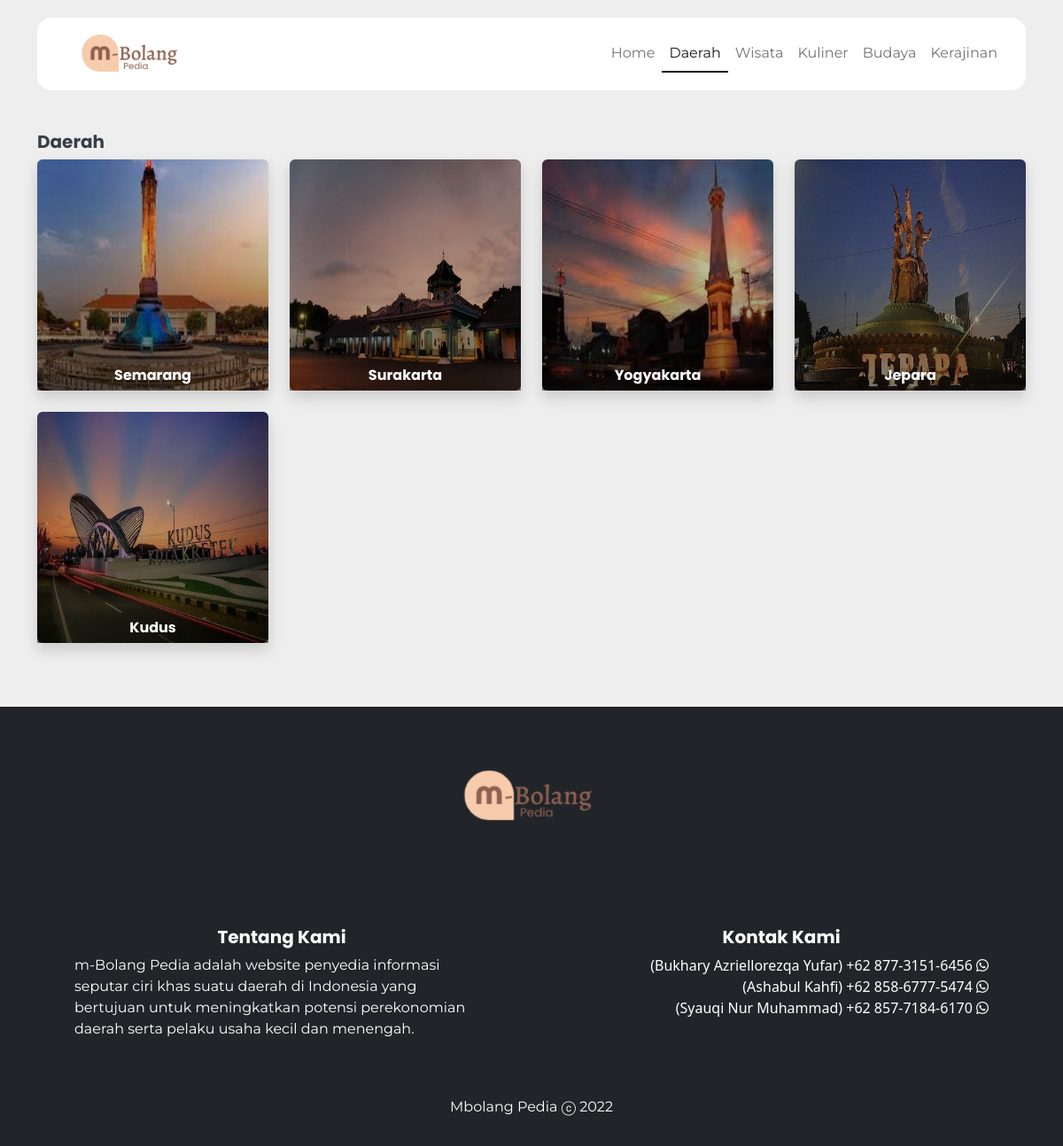
/index.php/home/daerah, run on the app's committed database.
### tables this page shows
CREATE TABLE `tb_kota` (
  `id_kota` int(11) NOT NULL,
  `name_kota` varchar(255) NOT NULL,
  `image_kota` varchar(255) NOT NULL,
  `description` text NOT NULL,
  `link` varchar(255) NOT NULL
);

### application/controllers/Home.php (called while the page is built, shortened)
<?php
class Home extends CI_Controller
{
	public function daerah()
	{
		$data['title'] = 'Daerah';
		$data['daerah'] = $this->M_Crud->daerah()->result_array();
		$this->load->view('template/V_Hhome', $data);
		$this->load->view('home/V_daerah', $data);
		$this->load->view('template/V_Fhome', $data);
	}
}

### index.php (called while the page is built, shortened)
<?php
require_once BASEPATH.'core/CodeIgniter.php';

### application/models/M_Crud.php (called while the page is built, shortened)
<?php
class M_crud extends CI_Model
{
	function daerah()
	{
		$this->db->select('*');
		$this->db->from('tb_kota');
		return $this->db->get();
	}
}

### application/views/home/V_daerah.php (the view)
<div class="container" style="margin-top: 66px !important;">
	<h5><?= $title ?></h5>
	<div class="row">
		<?php foreach ($daerah as $da) : ?>
			<?php if ($da['id_kota'] != 0) : ?>
				<div class="col-3 mb-4 ">
					<div class="shadow ratio ratio-1x1 ">
						<a class="bg-img " href="<?= base_url('Daerah/') . $da['id_kota'] ?>">
							<img src="<?= base_url('assets/daerah/') . $da['image_kota'] ?> " class=" bg-img rounded w-100 h-100 top-0 ">
							<div class="d-flex justify-content-center  h-100 w-100 position-absolute align-items-end top-0 text-center  " style="    background: transparent linear-gradient(180deg,rgb(253 253 253 / 0%) 0,rgb(0 0 0 / 53%) 100%) 0 0 no-repeat padding-box;	">
								<h6 class="text-white"><?= $da['name_kota'] ?></h6>
							</div>
						</a>
					</div>
				</div>
			<?php endif; ?>
		<?php endforeach; ?>
	</div>
</div>

### application/views/template/V_Hhome.php (style rules this page uses)
body { background-color: #EEEEEE; }
a, p, span, label { font-family: 'Montserrat', sans-serif !important; color: #393E46; }
h1, h2, h3, h4, h5, h6 { font-family: 'Poppins', sans-serif !important; font-weight: bold !important; color: #393E46 !important; }
.ratio { height: auto; overflow: hidden; }
.bg-img { transition: transform .5s ease; }

### data on the page
tb_kota: image_kota (picture), name_kota "Semarang"
tb_kota: image_kota (picture), name_kota "Surakarta"
tb_kota: image_kota (picture), name_kota "Yogyakarta"
tb_kota: image_kota (picture), name_kota "Jepara"
tb_kota: image_kota (picture), name_kota "Kudus"

### other printed values
$title "Daerah"
